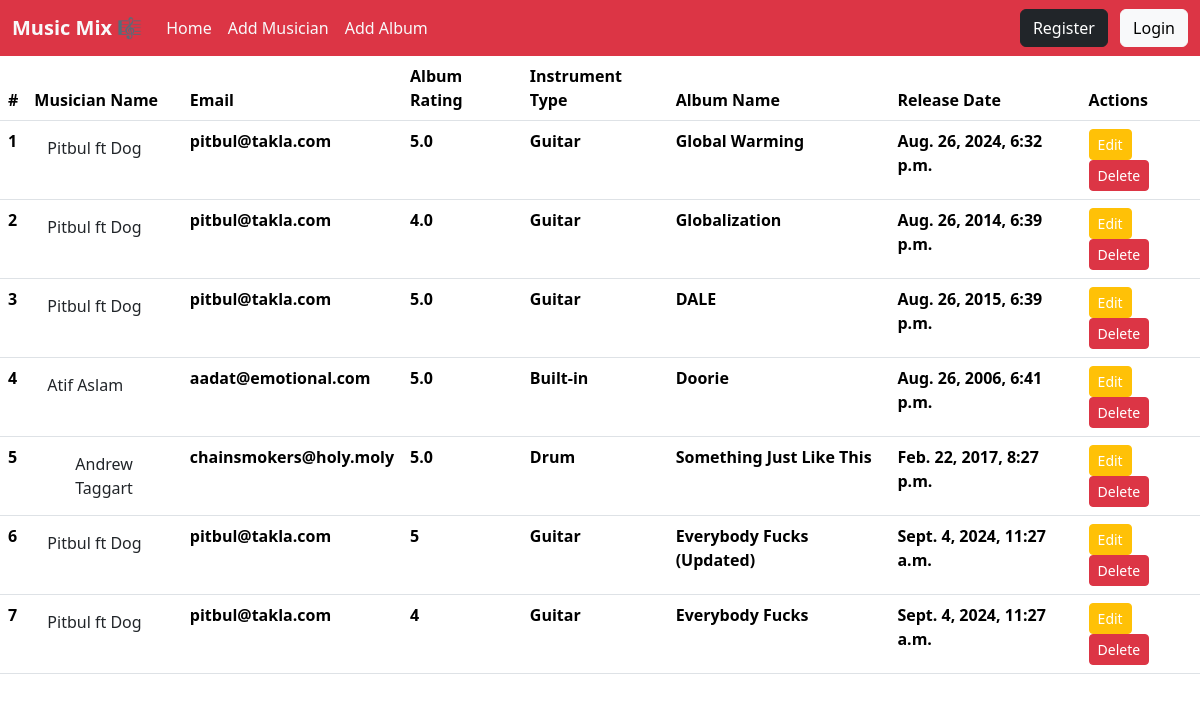
Before: / with the older database file.
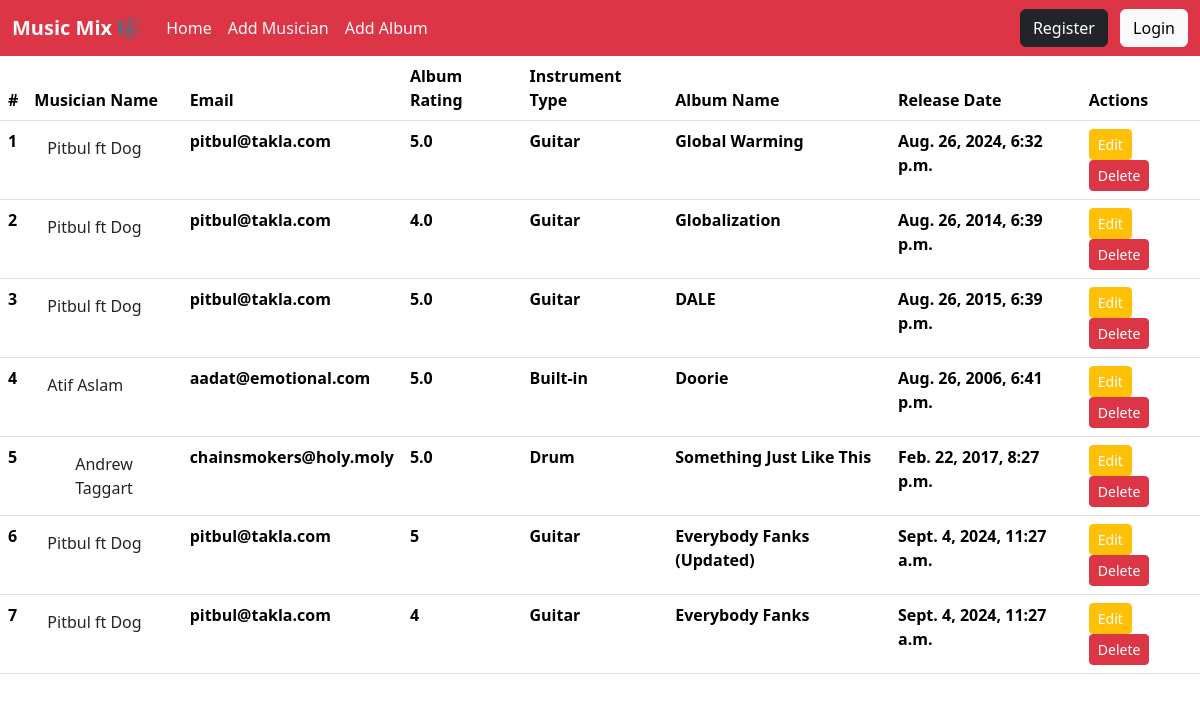
After: the same page with the newer database file.
### album/models.py (models this page shows, shortened)
class Album(models.Model):
    RATING = (
        ("1","1"),
        ("2","2"),
        ("3","3"),
        ("4","4"),
        ("5","5"),
    )
    album_name = models.CharField(max_length=100)
    release_date = models.DateTimeField(default=timezone.now)
    rating = models.CharField(choices=RATING, max_length=20, null=True, blank=True)
    musician = models.ForeignKey(Musician, on_delete=models.CASCADE)

### musician/models.py (models this page shows, shortened)
class Musician(models.Model):
    first_name = models.CharField(max_length=20)
    last_name = models.CharField(max_length=20)
    email = models.EmailField(max_length=30)
    phone_no = models.CharField(max_length=11)
    instrument_type = models.CharField(max_length=20)

### music_mix/views.py (the view)
# urls.py: 2. Add a URL to urlpatterns:  path('', views.home, name='home')
def home(req):
    data = Album.objects.all()
    return render(req,'home.html',{'data':data})

### templates/home.html (shortened to what this page needs)
{% extends "base.html" %}
{% block content %}
<table class="table">
    <thead>
      <tr>
        <th scope="col">#</th>
        <th scope="col">Musician Name</th>
        <th scope="col">Email</th>
        <th scope="col">Album Rating</th>
        <th scope="col">Instrument Type</th>
        <th scope="col">Album Name</th>
        <th scope="col">Release Date</th>
        <th scope="col">Actions</th>
      </tr>
    </thead>
    <tbody>
      {% for album in data %}
      <tr>
        <th scope="col">{{album.id}}</th>
        <th scope="col">
          <a class="btn" href="{% url "edit_musician" album.musician.id %}">
            {{album.musician.first_name}} {{album.musician.last_name}}
          </a>
        </th>
        <th scope="col">{{album.musician.email}}</th>
        <th scope="col">{{album.rating}}</th>
        <th scope="col">{{album.musician.instrument_type}}</th>
        <th scope="col">{{album.album_name}}</th>
        <th scope="col">{{album.release_date}}</th>
        <th scope="col">
          <a href="{% url "edit_album" album.id %}" class="text-white btn btn-warning btn-sm">Edit</a>
          <a href="{% url "delete_album" album.id %}" class="text-white btn btn-danger btn-sm">Delete</a>
        </th>
      </tr>
      {% endfor %}
    </tbody>
  </table>
{% endblock %}

Changed rows visible on the page:
changed Album id 6: album_name "Everybody Fucks (Updated)" → "Everybody Fanks (Updated)"
changed Album id 7: album_name "Everybody Fucks" → "Everybody Fanks"
